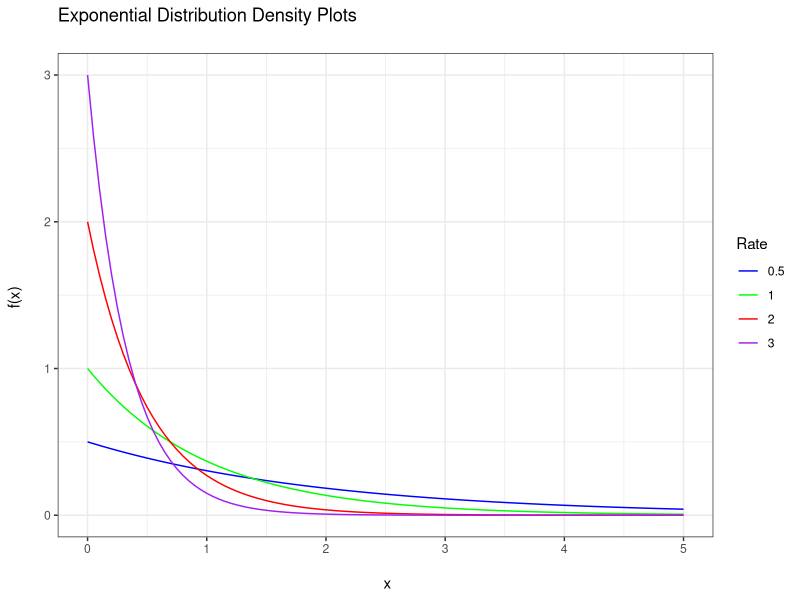

R code for this plot:
## ---- chunk 1
knitr::opts_chunk$set(echo = TRUE)
library(ggplot2)
## ---- chunk 2
x_lower <- 0
x_upper <- 5
 
max_height2 <- max(dexp(x_lower:x_upper, rate = 1, log = FALSE), 
                    dexp(x_lower:x_upper, rate = 2, log = FALSE),
                    dexp(x_lower:x_upper, rate = 3, log = FALSE),
                    dexp(x_lower:x_upper, rate = 0.5, log = FALSE))
 

ggplot(data.frame(x = c(x_lower, x_upper)), aes(x = x)) + xlim(x_lower, x_upper) + 
     ylim(0, max_height2) +
     stat_function(fun = dexp, args = list(rate = 0.5), aes(colour = "0.5")) + 
     stat_function(fun = dexp, args = list(rate = 1), aes(colour = "1")) + 
     stat_function(fun = dexp, args = list(rate = 2), aes(colour = "2")) + 
     stat_function(fun = dexp, args = list(rate = 3), aes(colour = "3")) + 
     scale_color_manual("Rate", values = c("blue", "green", "red", "purple")) +
     labs(x = "\n x", y = "f(x) \n", 
        title = "Exponential Distribution Density Plots \n") + 
     theme(plot.title = element_text(hjust = 0.5), 
         axis.title.x = element_text(face="bold", colour="blue", size = 12),
         axis.title.y = element_text(face="bold", colour="blue", size = 12),
         legend.title = element_text(face="bold", size = 10),
         legend.position = "right")+theme_bw()
